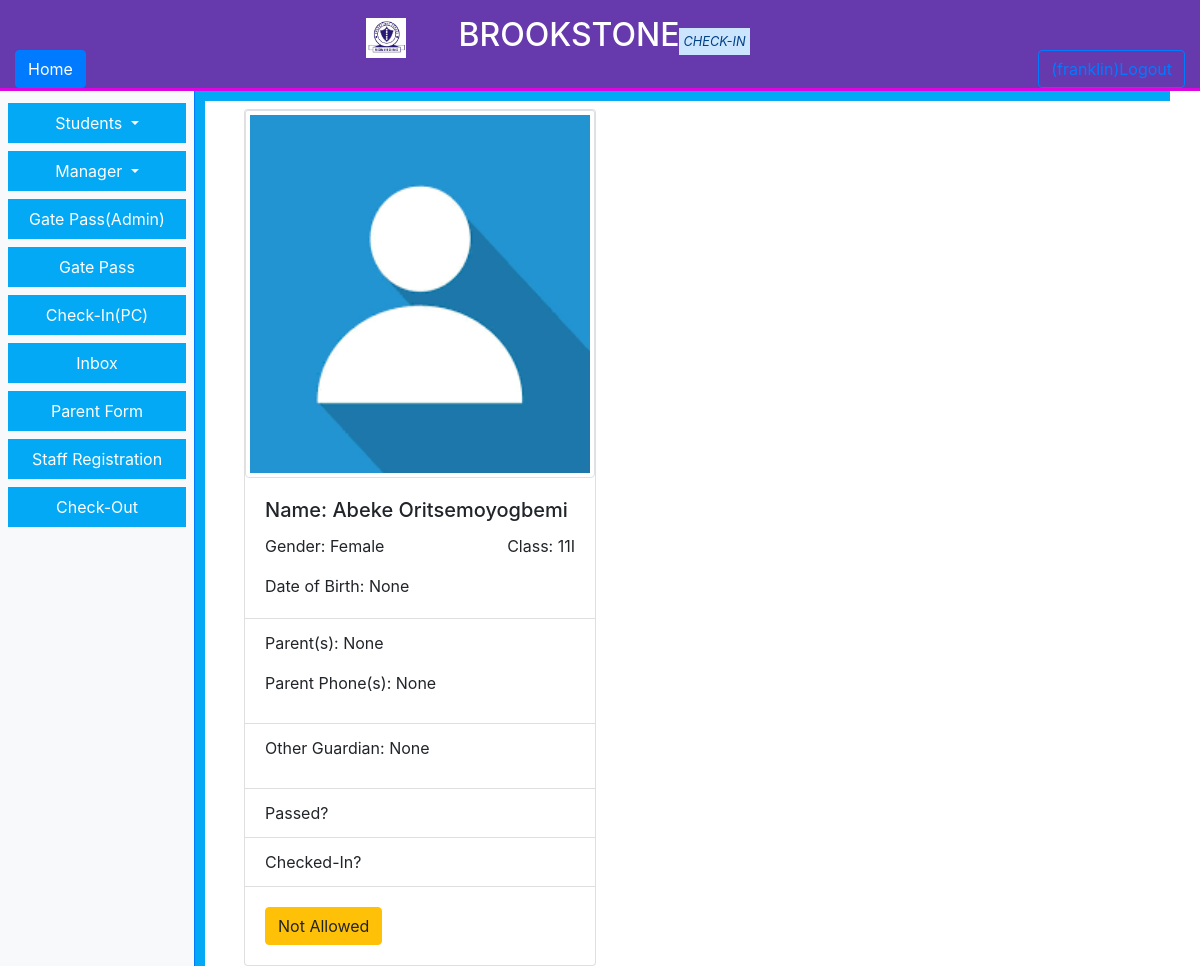
Page /CheckIn/viewCheckInProfile/5766 (signed in) on the earlier database version.
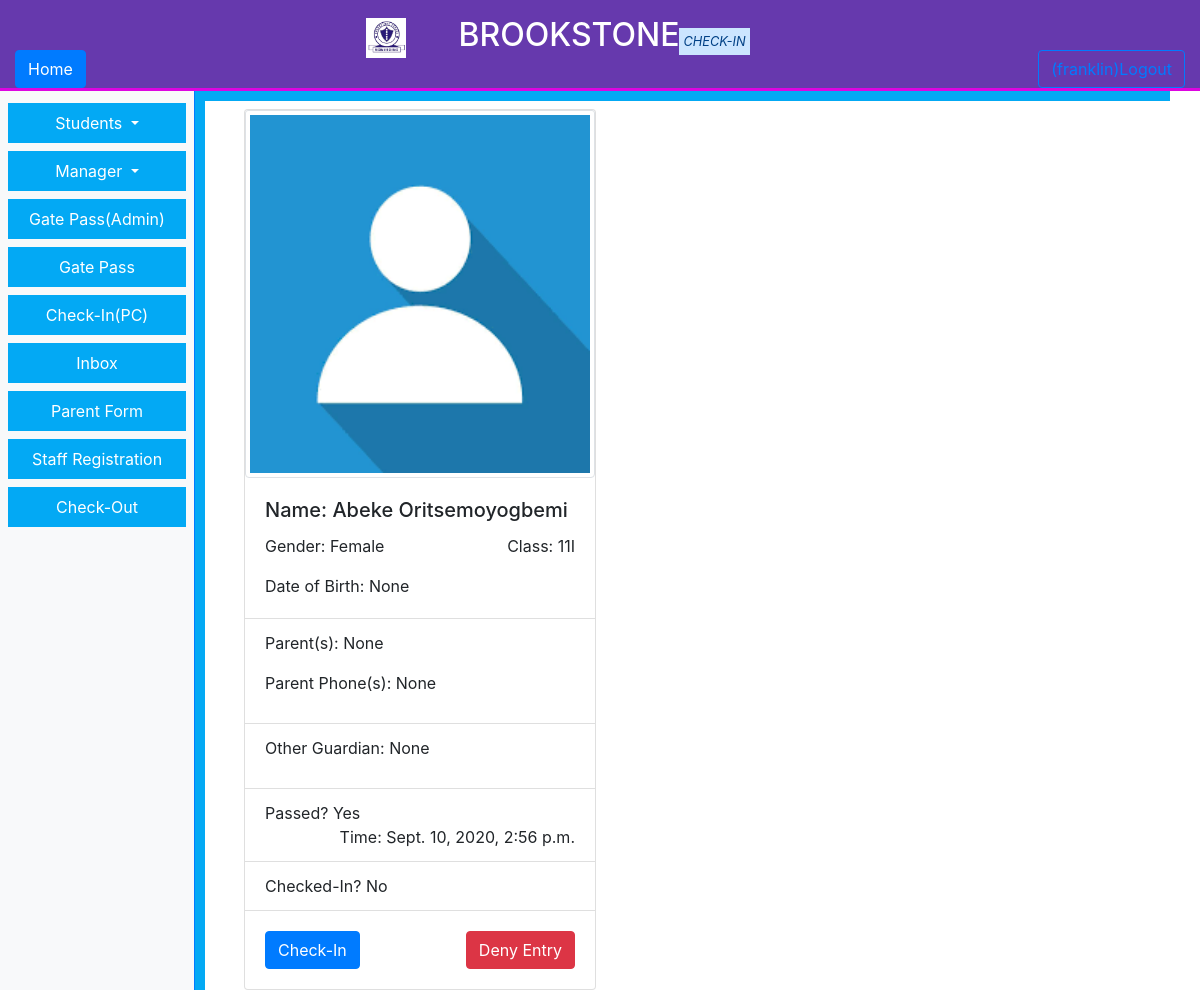
Same page on the later database version.
### StudentManager/models.py (models this page shows, shortened)
class CheckIn(models.Model):
    Student = models.ForeignKey(Students, on_delete=models.CASCADE)
    Season = models.ForeignKey(Seasons, on_delete=models.CASCADE)
    checked = [
        ('No', 'No'),
        ('Yes', 'Yes')
    ]
    checked3 = [
        ('Met Requirements?', 'Met Requirements?'),
        ('No', 'No'),
        ('Yes', 'Yes')
    ]
    checked4 = [
        ('Deny Entry?', 'Deny Entry?'),
        ('No', 'No'),
        ('Yes', 'Yes')
    ]
    Passed = models.CharField(max_length=3, verbose_name="Allowed to Pass the Gate?", choices=checked, default="No")
    CheckedIn = models.CharField(max_length=3, verbose_name="Checked into PC?", choices=checked, default="No")
    ReasonPass = models.CharField(max_length=200, verbose_name="Reason", default="")
    ReasonCheckInPC = models.CharField(max_length=200, verbose_name="Reason", null=True, blank=True)
    DenyEntryCheckIn = models.CharField(max_length=3, verbose_name="Deny Entry", choices=checked4, default="Deny Entry?")
    checked2 = [
        ('Choose Pastoral Centre', 'Choose Pastoral Centre'),
        ('Pastoral Center 1', 'Pastoral Center 1'),
        ('Pastoral Center 2', 'Pastoral Center 2'),
        ('Pastoral Center 3', 'Pastoral Center 3'),
        ('Pastoral Center 4', 'Pastoral Center 4'),
        ('Pastoral Center 5', 'Pastoral Center 5'),
        ('Pastoral Center 6', 'Pastoral Center 6')
    ]
    PC = models.CharField(max_length=20, verbose_name="Pastoral Center", choices=checked2, default="Choose Pastoral Centre")
    Room = models.CharField(max_length=3, verbose_name="Room Number", null=True, blank=True)
    Bed = models.CharField(max_length=3, verbose_name="Bed Number", null=True, blank=True)
    PassCode = models.CharField(max_length=5, verbose_name="Pass Code", null=True, blank=True)
    MetRequirements = models.CharField(max_length=3, verbose_name="Met Requirements?", choices=checked3, default="Met Requirements?")
    DateTimeStamp = models.DateTimeField(verbose_name="Pass Time", null=True, blank=True)
    AccompanyGuardian = models.CharField(verbose_name="Accompanying Guardian", max_length=50, null=True, blank=True)
    AccompanyGuardianPhone = models.CharField(max_length=15, verbose_name="Guardian Phone", null=True, blank=True)
    DateTimeStampPC = models.DateTimeField(verbose_name="Check-In Time", null=True, blank=True)
    ByStaffPass = models.CharField(max_length=60, verbose_name="Checked-In By", null=True, blank=True)
    ByStaffCheckIn = models.CharField(max_length=60, verbose_name="Checked-In By", null=True, blank=True)
    Guardian1 = models.CharField(max_length=100, verbose_name="Guardian 1 Accompanying", null=True, blank=True)
    Guardian2 = models.CharField(max_length=100, verbose_name="Guardian 2 Accompanying", null=True, blank=True)
    Guardian1Phone = models.CharField(max_length=100, verbose_name="Guardian 1 Phone", null=True, blank=True)
    Guardian2Phone = models.CharField(max_length=100, verbose_name="Guardian 2 Phone", null=True, blank=True)
    class Meta:
        verbose_name = "Pass"
        verbose_name_plural = "CheckIns"

### Dashboard/decorators.py (the view)
    def wrapper_func(request, *args, **kwargs):
        if (request.user.has_perm("StudentManager.view_pastoral") or request.user.has_perm("StudentManager.view_schooladmin")
            or request.user.has_perm("StudentManager.view_admin")):
            return view_func(request, *args, **kwargs)
        else:
            return redirect("login")

### CheckIn/templates/checkInProfileCheckIn.html (shortened to what this page needs)
{% extends "base.html" %}
    {% load static %}
{% load bootstrap4 %}
{% block content %}
    <div class="pl-4 pt-2">
        <div class="card" style="width: 22rem;">
          <img class="card-img-top img-thumbnail" src="{{ student.photo.url }}" alt="{{ student.LastName }}" style="height: 23rem; width: 22rem;">
          <div class="card-body">
            <h5 class="card-title">Name: {{ student.LastName }} {{ student.Middle }} {{ student.FirstName }}</h5>
            <p class="card-text"><span>Gender: {{ student.Gender }}</span><span class="float-right">Class: {{ student.ClassName }}</span></p>
            <p class="card-text"><span>Date of Birth: {{ student.DateOfBirth }}</span></p>
          </div>
          <ul class="list-group list-group-flush">
            <li class="list-group-item"><p>Parent(s): {{ student.Parent1 }}</p>
                                        <p>Parent Phone(s): {{ student.Parent1Phone }} &nbsp
            </li>
            <li class="list-group-item"><p>Other Guardian: {{ student.Parent1 }}</p></li>
            <li class="list-group-item">Passed? {{ checkin.Passed }}
                <span class="float-right">
                    {% if checkin.Passed == "Yes" %}
                        Time: {{ checkin.DateTimeStamp }}
                    {% endif %}
                </span>
            </li>
            <li class="list-group-item">Checked-In? {{ checkin.CheckedIn }}
            </li>
          </ul>
          <div class="card-body">
            {% if checkin.Passed == "Yes" %}
                {% if checkin.CheckedIn == "No" %}
                        <button type="button" class="btn btn-primary" data-toggle="modal" data-target="#myModalC{{ student.pk }}">
                          Check-In
                        </button>
                        <button type="button" class="btn btn-danger float-right" data-toggle="modal" data-target="#myModal{{ student.pk }}">
                          Deny Entry
                        </button>
                {% else %}
                        <button class="btn btn-success" type="button" value="save">Already Checked-In</button>
                {% endif %}
            {% else %}
                <a class="btn btn-warning" class="card-link">Not Allowed</a>
            {% endif %}
          </div>
        </div>
    </div>
{% endblock %}

Differences in the rows shown:
added CheckIn: Passed "Yes", DateTimeStamp "Sept. 10, 2020, 2:56 p.m.", CheckedIn "No"
Other differences:
text no longer shown: "Not Allowed"
text now shown: "Time: Check-In Deny Entry"
